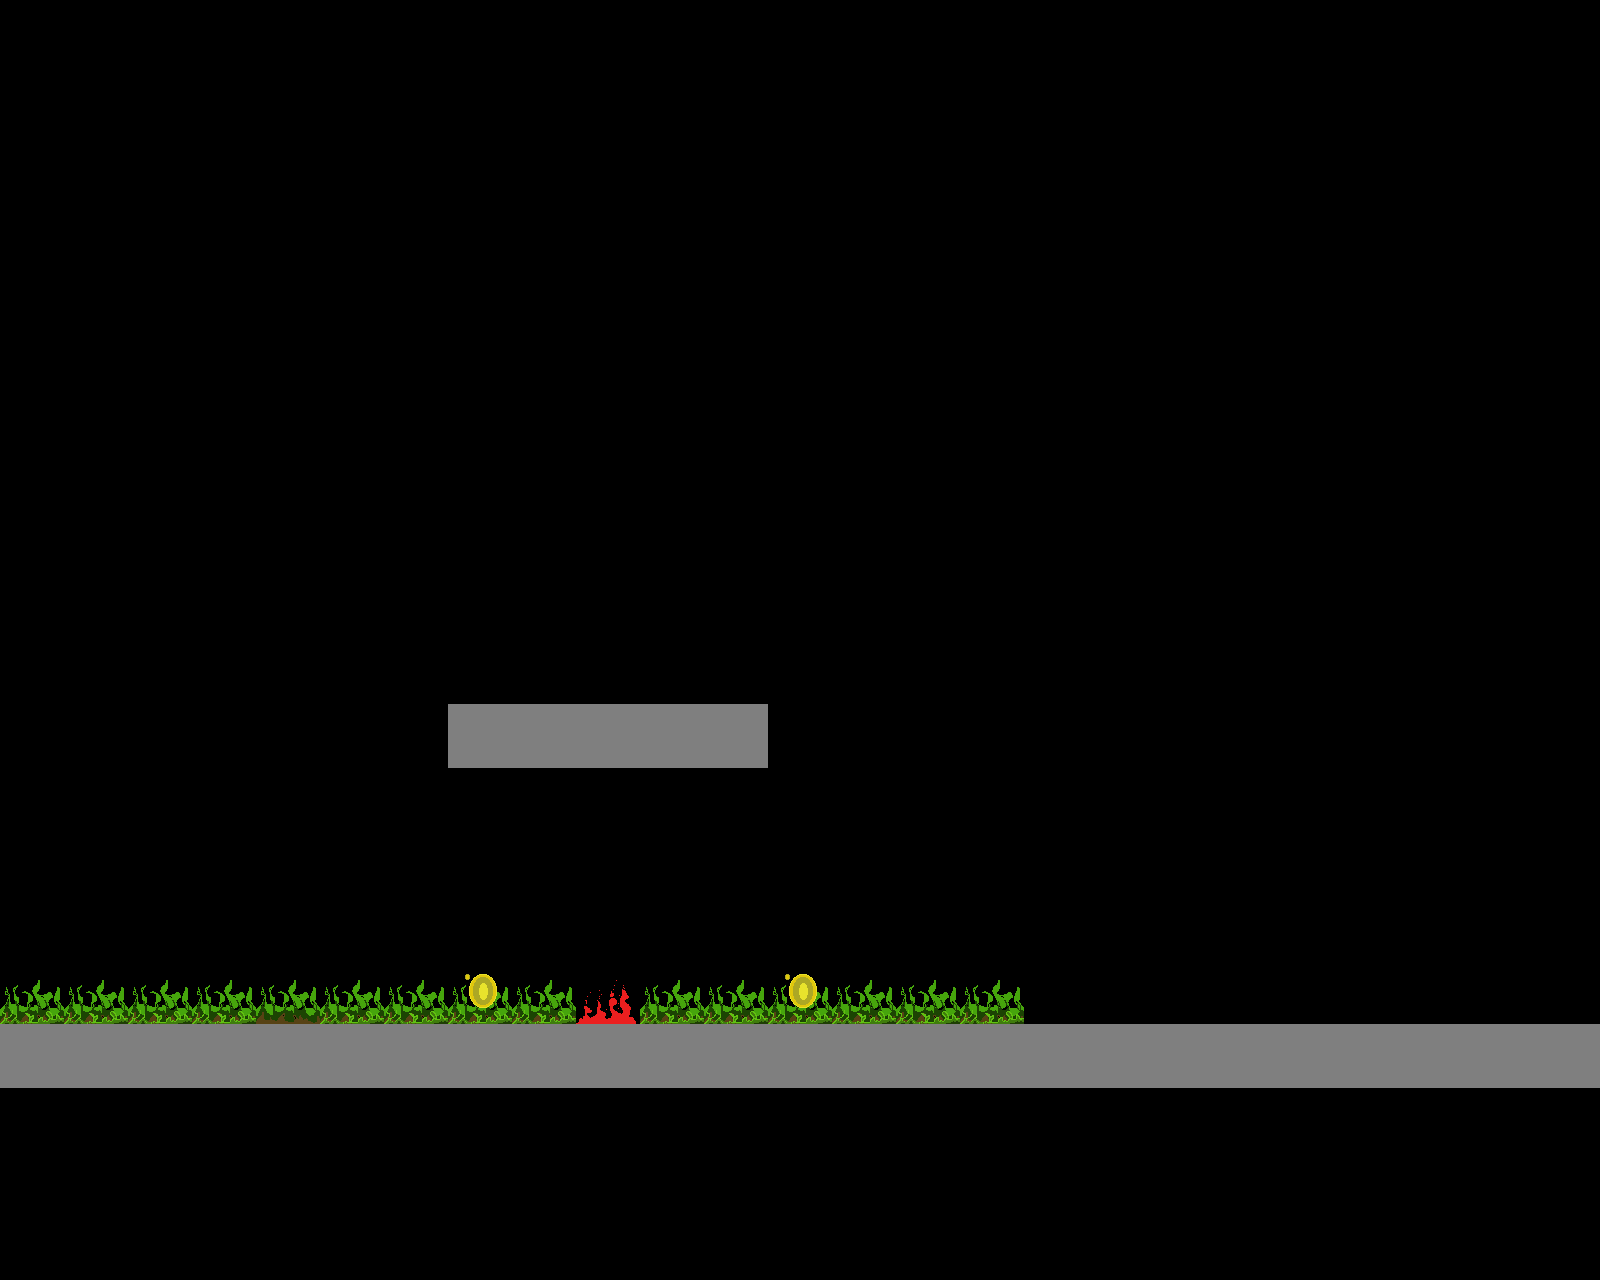

Tiled map render using the project's own tile images. Description and the map definition, with tile-layer contents summarised, below:
An orthogonal 25x20 tile map with 64x64 px tiles, 5 tile layers (Platforms, Background, Foreground, Don't Touch, ...).

<map version="1.4" tiledversion="1.4.3" orientation="orthogonal" renderorder="right-down" width="25" height="20" tilewidth="64" tileheight="64" infinite="0" nextlayerid="6" nextobjectid="1">
 <tileset firstgid="1" name="my_tiles" tilewidth="64" tileheight="64" tilecount="5" columns="0">
  <grid orientation="orthogonal" width="1" height="1" />
  <tile id="0">
   <image width="64" height="64" source="floor.png" />
  </tile>
  <tile id="1">
   <image width="64" height="64" source="coin.png" />
  </tile>
  <tile id="2">
   <image width="64" height="64" source="grass.png" />
  </tile>
  <tile id="3">
   <image width="64" height="64" source="long_grass.png" />
  </tile>
  <tile id="4">
   <image width="64" height="64" source="fire.png" />
  </tile>
 </tileset>
 <layer id="1" name="Platforms" width="25" height="20">
  <data>[500 cells, 30 non-empty, 1 distinct tile ids]</data>
 </layer>
 <layer id="3" name="Background" width="25" height="20">
  <data>[500 cells, 15 non-empty, 1 distinct tile ids]</data>
 </layer>
 <layer id="4" name="Foreground" width="25" height="20">
  <data>[500 cells, 15 non-empty, 2 distinct tile ids]</data>
 </layer>
 <layer id="5" name="Don't Touch" width="25" height="20">
  <data>[500 cells, 1 non-empty, 1 distinct tile ids]</data>
 </layer>
 <layer id="2" name="Coins" width="25" height="20">
  <data>[500 cells, 2 non-empty, 1 distinct tile ids]</data>
 </layer>
</map>
